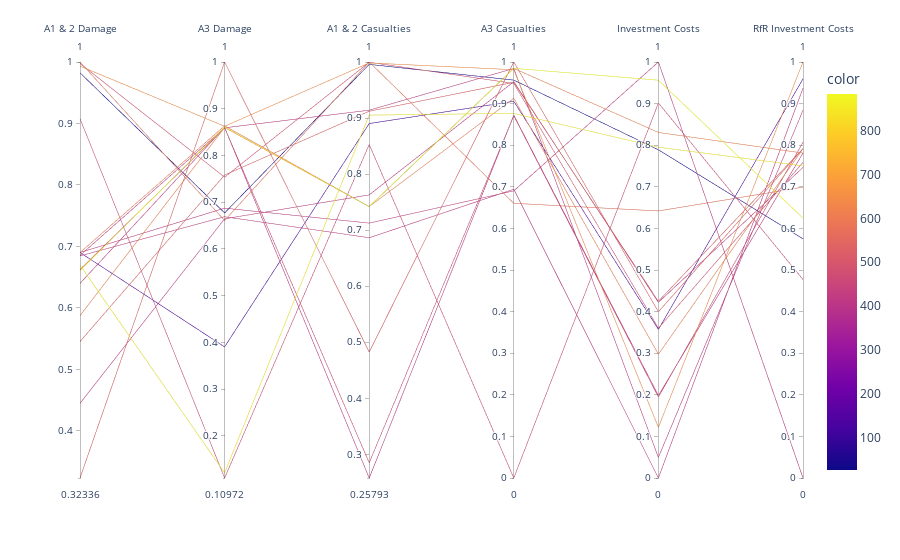

Source (notebook cell):
### Code cell
fig = px.parallel_coordinates(max_regret/max_regret.max(), labels= {"A1_2 Aggr Expected Annual Damage" : "A1 & 2 Damage", "A3 Expected Annual Damage" : "A3 Damage", "A1_2 Aggr Expected Number of Deaths" : "A1 & 2 Casualties", "A3 Aggr Expected Number of Deaths" : "A3 Casualties", "A1_5 Dike Investment Costs" : "Investment Costs", "Room for River Investment Costs" : "RfR Investment Costs"}, color = max_regret.index, dimensions= ["A1_2 Aggr Expected Annual Damage", "A3 Expected Annual Damage", "A1_2 Aggr Expected Number of Deaths","A3 Aggr Expected Number of Deaths", "A1_5 Dike Investment Costs", "Room for River Investment Costs"])
fig.show()

### Figure 1 — Plotly figure (JSON) as saved in the notebook; plotly's stock layout.template omitted (floating-point values rounded to 4 significant figures)
{"data": [{"dimensions": [{"label": "A1 & 2 Damage", "values": [0.9824, 0.6901, 0.64, 0.4448, 0.6855, 0.6901, 0.6846, 0.9078, 0.6624, 0.9976, 0.5453, 0.3234, 1, 0.6901, 0.5875, 0.9932, 0.6696, 0.661]}, {"label": "A3 Damage", "values": [0.677, 0.3903, 0.8599, 0.6644, 0.8592, 0.6872, 0.6689, 0.1097, 0.8592, 0.7535, 0.7582, 1, 0.6608, 0.8634, 0.8599, 0.8625, 0.1208, 0.8608]}, {"label": "A1 & 2 Casualties", "values": [0.9958, 0.8902, 0.2579, 0.763, 0.914, 0.7126, 0.6865, 0.8528, 0.2851, 0.9995, 0.9122, 0.4828, 1, 0.7421, 0.7421, 0.9983, 0.9053, 0.7421]}, {"label": "A3 Casualties", "values": [0.9564, 0.9055, 0.872, 0.9527, 0.9845, 0.6902, 0.6941, 0, 0.8709, 0.9486, 0.9512, 1, 0.6603, 0.9126, 0.9846, 0.9814, 0.8765, 0.9848]}, {"label": "Investment Costs", "values": [0.7889, 0.3572, 0.1982, 0.4222, 0.04929, 1, 0, 0.9014, 0.1945, 0.3602, 0.4249, 0.3996, 0.6419, 0.2976, 0.8306, 0.1217, 0.7952, 0.9563]}, {"label": "RfR Investment Costs", "values": [0.575, 0.9595, 0.7811, 0.7465, 0.884, 0, 0.937, 0.477, 0.8069, 0.7586, 0.7917, 0.7917, 0.6992, 0.7917, 0.7811, 1, 0.7503, 0.6248]}], "domain": {"x": [0, 1], "y": [0, 1]}, "line": {"color": [26, 120, 416, 417, 419, 422, 423, 467, 471, 491, 527, 533, 578, 610, 617, 650, 859, 884], "coloraxis": "coloraxis"}, "name": "", "type": "parcoords"}], "layout": {"coloraxis": {"colorbar": {"title": {"text": "color"}}, "colorscale": [[0, "#0d0887"], [0.1111, "#46039f"], [0.2222, "#7201a8"], [0.3333, "#9c179e"], [0.4444, "#bd3786"], [0.5556, "#d8576b"], [0.6667, "#ed7953"], [0.7778, "#fb9f3a"], [0.8889, "#fdca26"], [1, "#f0f921"]]}, "legend": {"tracegroupgap": 0}, "margin": {"t": 60}}}
